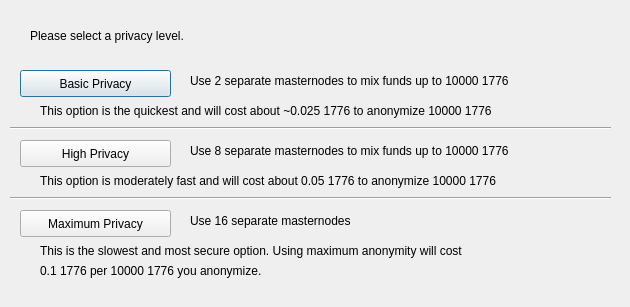
<?xml version="1.0" encoding="UTF-8"?>
<ui version="4.0">
 <class>ObfuscationConfig</class>
 <widget class="QDialog" name="ObfuscationConfig">
  <property name="geometry">
   <rect>
    <x>0</x>
    <y>0</y>
    <width>630</width>
    <height>307</height>
   </rect>
  </property>
  <property name="windowTitle">
   <string>Configure Obfuscation</string>
  </property>
  <widget class="QPushButton" name="buttonBasic">
   <property name="geometry">
    <rect>
     <x>20</x>
     <y>70</y>
     <width>151</width>
     <height>27</height>
    </rect>
   </property>
   <property name="text">
    <string>Basic Privacy</string>
   </property>
  </widget>
  <widget class="QPushButton" name="buttonHigh">
   <property name="geometry">
    <rect>
     <x>20</x>
     <y>140</y>
     <width>151</width>
     <height>27</height>
    </rect>
   </property>
   <property name="text">
    <string>High Privacy</string>
   </property>
  </widget>
  <widget class="QPushButton" name="buttonMax">
   <property name="geometry">
    <rect>
     <x>20</x>
     <y>210</y>
     <width>151</width>
     <height>27</height>
    </rect>
   </property>
   <property name="text">
    <string>Maximum Privacy</string>
   </property>
  </widget>
  <widget class="QLabel" name="label">
   <property name="geometry">
    <rect>
     <x>30</x>
     <y>20</y>
     <width>571</width>
     <height>31</height>
    </rect>
   </property>
   <property name="text">
    <string>Please select a privacy level.</string>
   </property>
  </widget>
  <widget class="QLabel" name="label_2">
   <property name="geometry">
    <rect>
     <x>190</x>
     <y>70</y>
     <width>421</width>
     <height>21</height>
    </rect>
   </property>
   <property name="text">
    <string>Use 2 separate masternodes to mix funds up to 10000 1776</string>
   </property>
  </widget>
  <widget class="QLabel" name="label_3">
   <property name="geometry">
    <rect>
     <x>190</x>
     <y>140</y>
     <width>411</width>
     <height>21</height>
    </rect>
   </property>
   <property name="text">
    <string>Use 8 separate masternodes to mix funds up to 10000 1776</string>
   </property>
  </widget>
  <widget class="QLabel" name="label_4">
   <property name="geometry">
    <rect>
     <x>190</x>
     <y>210</y>
     <width>421</width>
     <height>21</height>
    </rect>
   </property>
   <property name="text">
    <string>Use 16 separate masternodes</string>
   </property>
  </widget>
  <widget class="QLabel" name="label_6">
   <property name="geometry">
    <rect>
     <x>40</x>
     <y>100</y>
     <width>561</width>
     <height>21</height>
    </rect>
   </property>
   <property name="text">
    <string>This option is the quickest and will cost about ~0.025 1776 to anonymize 10000 1776</string>
   </property>
  </widget>
  <widget class="QLabel" name="label_7">
   <property name="geometry">
    <rect>
     <x>40</x>
     <y>170</y>
     <width>561</width>
     <height>21</height>
    </rect>
   </property>
   <property name="text">
    <string>This option is moderately fast and will cost about 0.05 1776 to anonymize 10000 1776</string>
   </property>
  </widget>
  <widget class="QLabel" name="label_8">
   <property name="geometry">
    <rect>
     <x>40</x>
     <y>240</y>
     <width>561</width>
     <height>21</height>
    </rect>
   </property>
   <property name="text">
    <string>This is the slowest and most secure option. Using maximum anonymity will cost</string>
   </property>
  </widget>
  <widget class="QLabel" name="label_9">
   <property name="geometry">
    <rect>
     <x>40</x>
     <y>260</y>
     <width>561</width>
     <height>21</height>
    </rect>
   </property>
   <property name="text">
    <string>0.1 1776 per 10000 1776 you anonymize.</string>
   </property>
  </widget>
  <widget class="Line" name="line">
   <property name="geometry">
    <rect>
     <x>10</x>
     <y>120</y>
     <width>601</width>
     <height>16</height>
    </rect>
   </property>
   <property name="orientation">
    <enum>Qt::Horizontal</enum>
   </property>
  </widget>
  <widget class="Line" name="line_2">
   <property name="geometry">
    <rect>
     <x>10</x>
     <y>190</y>
     <width>601</width>
     <height>16</height>
    </rect>
   </property>
   <property name="orientation">
    <enum>Qt::Horizontal</enum>
   </property>
  </widget>
 </widget>
 <resources/>
 <connections/>
</ui>
